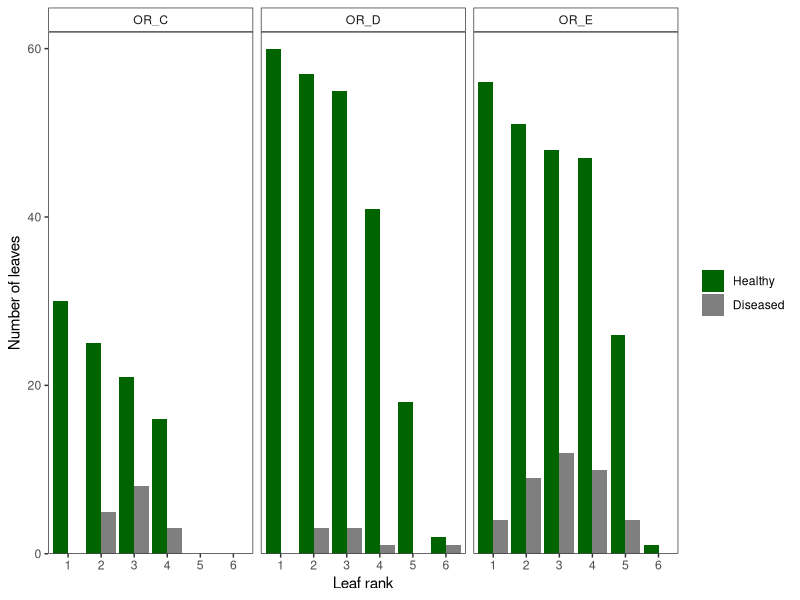

This chart was generated by the following R code:
## ---- chunk 1
knitr::opts_chunk$set(echo = FALSE)
library(tidyverse)
library(readxl)
## ---- chunk 2
or <- read_xlsx(path = "oregon-leaf2/Data_WD_OR_2019_Comparison.xlsx",sheet="data final",trim_ws = TRUE)
or$Estuary <- as.factor(or$Estuary)
or$Site <- as.factor(or$Site)
leaf <- tibble("Site"=or$Site,"Depth"=or$Depth,"Shoot"=or$`Shoot #`,"Leaf"=or$`Leaf #`,WD=or$`Wasting Disease?`)
leaf$WD <- gsub("1","0",leaf$WD)
leaf$WD <- gsub("2","1",leaf$WD)
leaf$Meadow[leaf$Site=="IF"] <- "OR_D"
leaf$Meadow[leaf$Site=="SBS"] <- "OR_C"
leaf$Meadow[leaf$Site=="SBN"] <- "OR_E"

leaf$Leaf <- as.factor(leaf$Leaf)
leaf_summ <- leaf %>%
  group_by(Site,Meadow,Depth,Leaf)%>%
  summarise(n=length(WD),diseased=length(WD[WD==1]),healthy=length(WD[WD==0]),
            prevalence=diseased/n)
leaf_summ2 <- leaf %>%
  group_by(Site,Meadow,Leaf)%>%
  summarise(n=length(WD),diseased=length(WD[WD==1]),healthy=length(WD[WD==0]),
            prevalence=diseased/n)
print(leaf_summ2)

ggplot(leaf,aes(x=Leaf,fill=WD))+geom_bar(position = position_dodge(preserve = "single"))+
  facet_wrap(~Meadow)+
  scale_y_continuous(expand = c(0,0),limits=c(0,62))+
  theme_bw()+
  scale_fill_manual(values=c("darkgreen","grey50"),labels=c("Healthy","Diseased"))+
  xlab("Leaf rank")+
  ylab("Number of leaves")+
  theme(legend.title = element_blank(),
        panel.grid = element_blank(),
        strip.background = element_rect(fill="white"))
## ---- chunk 3
leaf23 <- subset(leaf,Leaf=="2" | Leaf=="3")
leaf23$WD <- as.integer(leaf23$WD)
m1 <- glm(WD~Leaf,data=leaf23, family=binomial)
summary(m1)
m2 <- glm(WD~Leaf*Site,data=leaf23, family=binomial)
summary(m2)
drop1(m2)
